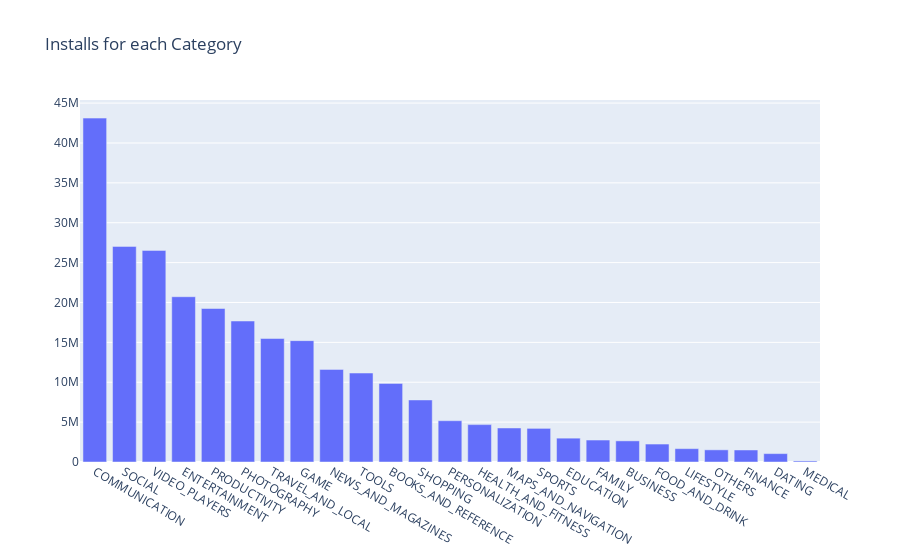

The cell this chart's notebook holds for it:
### Code cell
df_for_category_plot = df[['category_clubbed', 'Installs']].groupby(['category_clubbed'], as_index=False).mean().sort_values(by = 'Installs', ascending = False)

trace1 = go.Bar(
    x=df_for_category_plot['category_clubbed'],  
    y=df_for_category_plot['Installs']
   
)
data =[trace1]
layout = go.Layout(title = "Installs for each Category")
fig = go.Figure(data = data, layout = layout)
fig.show()

### Figure 1 — Plotly figure (JSON) as saved in the notebook; plotly's stock layout.template omitted (floating-point values rounded to 4 significant figures)
{"data": [{"type": "bar", "x": ["COMMUNICATION", "SOCIAL", "VIDEO_PLAYERS", "ENTERTAINMENT", "PRODUCTIVITY", "PHOTOGRAPHY", "TRAVEL_AND_LOCAL", "GAME", "NEWS_AND_MAGAZINES", "TOOLS", "BOOKS_AND_REFERENCE", "SHOPPING", "PERSONALIZATION", "HEALTH_AND_FITNESS", "MAPS_AND_NAVIGATION", "SPORTS", "EDUCATION", "FAMILY", "BUSINESS", "FOOD_AND_DRINK", "LIFESTYLE", "OTHERS", "FINANCE", "DATING", "MEDICAL"], "y": [43120000.0, 27030000.0, 26530000.0, 20720000.0, 19250000.0, 17680000.0, 15480000.0, 15220000.0, 11610000.0, 11160000.0, 9857000.0, 7780000.0, 5177000.0, 4689000.0, 4265000.0, 4217000.0, 2990000.0, 2755000.0, 2650000.0, 2252000.0, 1674000.0, 1524010, 1508000.0, 1052000.0, 131600.0]}], "layout": {"title": {"text": "Installs for each Category"}}}
